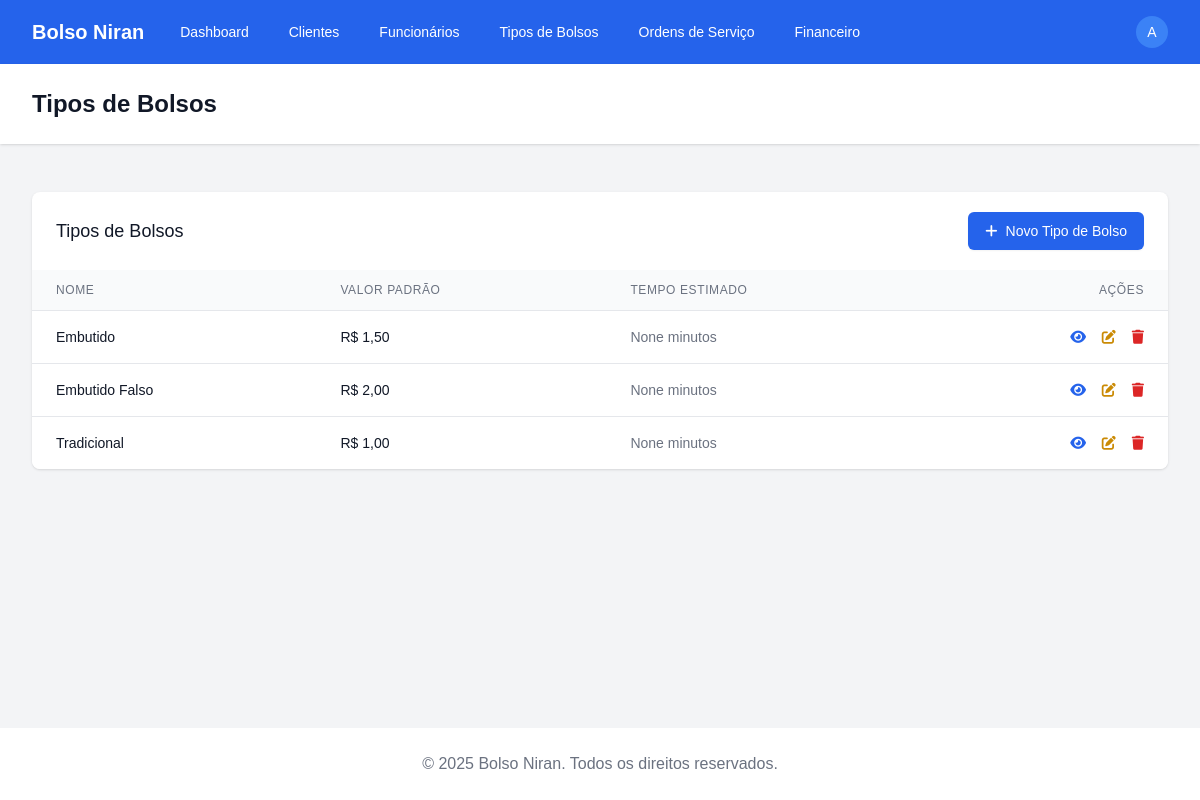
Page /catalogo/ (signed in) on the committed database.
### apps/catalogo/models.py (models this page shows, shortened)
class TipoBolso(models.Model):
    nome = models.CharField(max_length=100)
    descricao = models.TextField(blank=True)
    valor_padrao = models.DecimalField(max_digits=10, decimal_places=2, default=0)
    tempo_estimado_producao = models.DurationField(blank=True, null=True)
    class Meta:
        verbose_name = 'Tipo de Bolso'
        verbose_name_plural = 'Tipos de Bolsos'
        ordering = ['nome']

### apps/catalogo/views.py (the view)
# urls.py: path('', views.TipoBolsoListView.as_view(), name='list'),
class TipoBolsoListView(LoginRequiredMixin, ListView):
    model = TipoBolso
    template_name = 'catalogo/tipobolso_list.html'
    context_object_name = 'tipos_bolso'

### templates/catalogo/tipobolso_list.html (shortened to what this page needs)
{% extends 'base.html' %}
{% block header %}Tipos de Bolsos{% endblock %}
{% block content %}
<div class="bg-white shadow overflow-hidden sm:rounded-lg">
  <div class="px-4 py-5 sm:px-6 flex justify-between items-center">
    <h2 class="text-lg leading-6 font-medium text-gray-900">Tipos de Bolsos</h2>
    <a href="{% url 'catalogo:add' %}" class="inline-flex items-center px-4 py-2 border border-transparent text-sm font-medium rounded-md shadow-sm text-white bg-blue-600 hover:bg-blue-700 focus:outline-none focus:ring-2 focus:ring-offset-2 focus:ring-blue-500">
      <i class="fas fa-plus mr-2"></i> Novo Tipo de Bolso
    </a>
  </div>
  <div class="overflow-x-auto">
    <table class="min-w-full divide-y divide-gray-200">
      <thead class="bg-gray-50">
        <tr>
          <th scope="col" class="px-6 py-3 text-left text-xs font-medium text-gray-500 uppercase tracking-wider">Nome</th>
          <th scope="col" class="px-6 py-3 text-left text-xs font-medium text-gray-500 uppercase tracking-wider">Valor Padrão</th>
          <th scope="col" class="px-6 py-3 text-left text-xs font-medium text-gray-500 uppercase tracking-wider">Tempo Estimado</th>
          <th scope="col" class="px-6 py-3 text-right text-xs font-medium text-gray-500 uppercase tracking-wider">Ações</th>
        </tr>
      </thead>
      <tbody class="bg-white divide-y divide-gray-200">
        {% for tipo_bolso in tipos_bolso %}
          <tr>
            <td class="px-6 py-4 whitespace-nowrap">
              <div class="text-sm font-medium text-gray-900">{{ tipo_bolso.nome }}</div>
            </td>
            <td class="px-6 py-4 whitespace-nowrap">
              <div class="text-sm text-gray-900">R$ {{ tipo_bolso.valor_padrao|floatformat:2 }}</div>
            </td>
            <td class="px-6 py-4 whitespace-nowrap">
              <div class="text-sm text-gray-500">{{ tipo_bolso.tempo_estimado_producao }} minutos</div>
            </td>
            <td class="px-6 py-4 whitespace-nowrap text-right text-sm font-medium">
              <a href="{% url 'catalogo:detail' tipo_bolso.id %}" class="text-blue-600 hover:text-blue-900 mr-3">
                <i class="fas fa-eye"></i>
              </a>
              <a href="{% url 'catalogo:edit' tipo_bolso.id %}" class="text-yellow-600 hover:text-yellow-900 mr-3">
                <i class="fas fa-edit"></i>
              </a>
              <a href="{% url 'catalogo:delete' tipo_bolso.id %}" class="text-red-600 hover:text-red-900">
                <i class="fas fa-trash"></i>
              </a>
            </td>
          </tr>
        {% empty %}
          <tr>
            <td colspan="4" class="px-6 py-4 text-center text-sm text-gray-500">
              Nenhum tipo de bolso cadastrado.
            </td>
          </tr>
        {% endfor %}
      </tbody>
    </table>
  </div>
</div>
{% endblock %}

### templates/base.html (shortened to what this page needs)
<!DOCTYPE html>
{% load static %}
<html lang="pt-br">
<head>
  <script src="https://cdn.tailwindcss.com"></script>
  <link rel="stylesheet" href="https://cdnjs.cloudflare.com/ajax/libs/font-awesome/6.0.0/css/all.min.css" />
  <link rel="stylesheet" href="{% static 'css/custom.css' %}" />
</head>
<body class="bg-gray-100 min-h-screen">
  <div class="flex flex-col min-h-screen">
    <nav class="bg-blue-600 text-white shadow-md">
      <div class="max-w-7xl mx-auto px-4 sm:px-6 lg:px-8">
        <div class="flex justify-between h-16">
          <div class="flex">
            <div class="flex-shrink-0 flex items-center">
              <span class="text-xl font-bold">Bolso Niran</span>
            </div>
            <div class="hidden md:ml-6 md:flex md:items-center md:space-x-4">
              <a href="{% url 'dashboard:index' %}" class="px-3 py-2 rounded-md text-sm font-medium hover:bg-blue-700">Dashboard</a>
              <a href="{% url 'clientes:list' %}" class="px-3 py-2 rounded-md text-sm font-medium hover:bg-blue-700">Clientes</a>
              <a href="{% url 'funcionarios:list' %}" class="px-3 py-2 rounded-md text-sm font-medium hover:bg-blue-700">Funcionários</a>
              <a href="{% url 'catalogo:list' %}" class="px-3 py-2 rounded-md text-sm font-medium hover:bg-blue-700">Tipos de Bolsos</a>
              <a href="{% url 'ordens_servico:list' %}" class="px-3 py-2 rounded-md text-sm font-medium hover:bg-blue-700">Ordens de Serviço</a>
              <a href="{% url 'financeiro:list' %}" class="px-3 py-2 rounded-md text-sm font-medium hover:bg-blue-700">Financeiro</a>
            </div>
          </div>
          <div class="flex items-center">
            <div class="ml-3 relative" x-data="{ isOpen: false }">
              <div>
                <button @click="isOpen = !isOpen" class="flex text-sm rounded-full focus:outline-none focus:ring-2 focus:ring-offset-2 focus:ring-offset-blue-600 focus:ring-white">
                  <span class="inline-flex items-center justify-center h-8 w-8 rounded-full bg-blue-500">
                    <span class="text-sm font-medium leading-none text-white">
                      {% if user.is_authenticated %}
                        {{ user.username|first|upper }}
                      {% else %}
                        ?
                      {% endif %}
                    </span>
                  </span>
                </button>
              </div>
            </div>
          </div>
        </div>
      </div>
    </nav>
    <header class="bg-white shadow">
      <div class="max-w-7xl mx-auto py-6 px-4 sm:px-6 lg:px-8">
        <h1 class="text-2xl font-bold text-gray-900">
          {% block header %}{% endblock %}
        </h1>
      </div>
    </header>
    <main class="flex-grow">
      <div class="max-w-7xl mx-auto py-6 sm:px-6 lg:px-8">
        <div class="px-4 py-6 sm:px-0">
          {% block content %}{% endblock %}
        </div>
      </div>
    </main>
    <footer class="bg-white">
      <div class="max-w-7xl mx-auto py-6 px-4 overflow-hidden sm:px-6 lg:px-8">
        <p class="text-center text-gray-500">
          &copy; {% now "Y" %} Bolso Niran. Todos os direitos reservados.
        </p>
      </div>
    </footer>
  </div>
</body>
</html>

### static/css/custom.css (style rules this page uses)
body { font-family: 'Arial', sans-serif; background-color: #f8f9fa; }

### rows in the picture
TipoBolso: nome "Embutido", valor_padrao "1,50", tempo_estimado_producao "None"
TipoBolso: nome "Embutido Falso", valor_padrao "2,00", tempo_estimado_producao "None"
TipoBolso: nome "Tradicional", valor_padrao "1,00", tempo_estimado_producao "None"

### other values in the picture
{{ user.username|first|upper }} "A"
